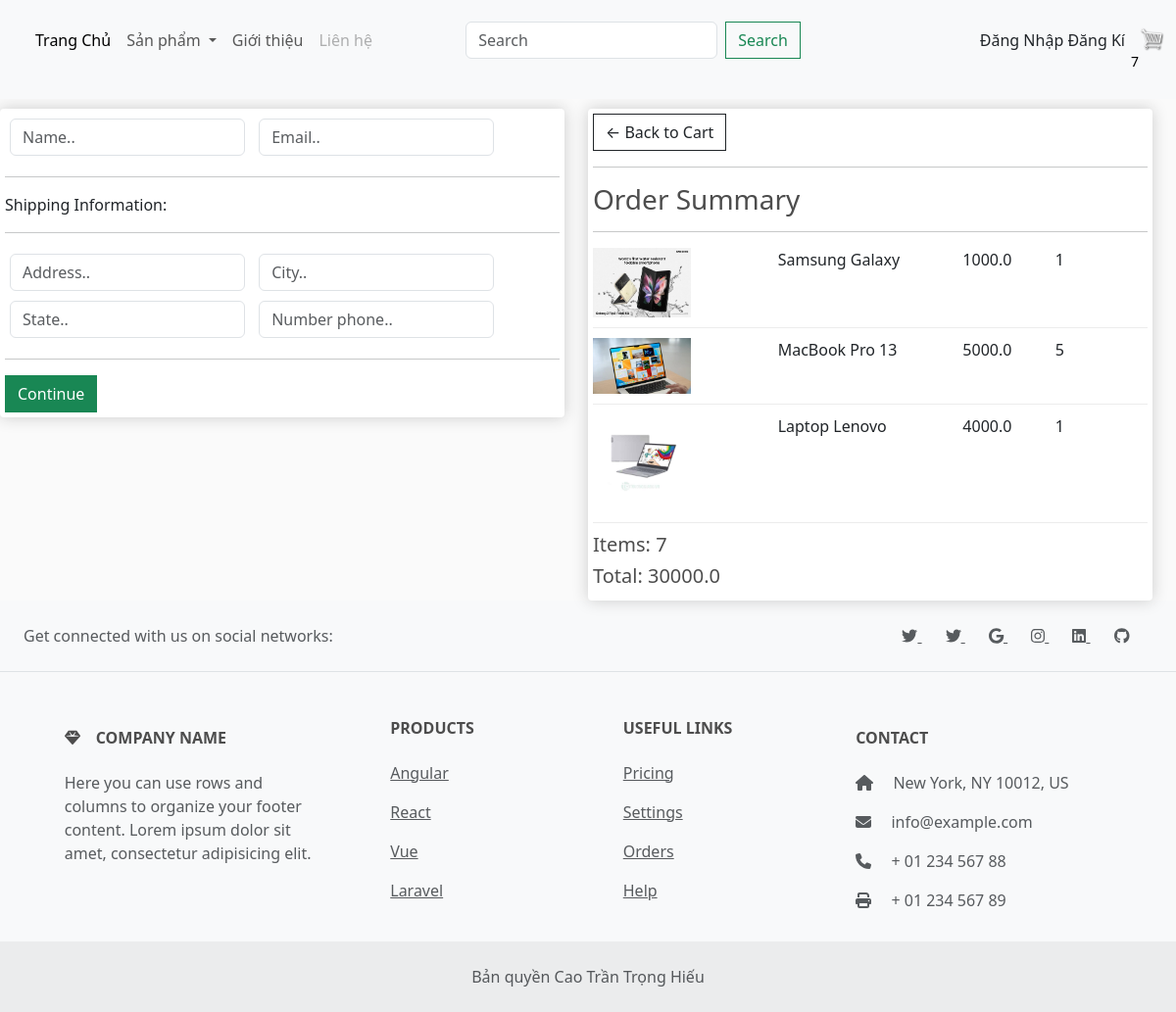
/checkout/ (signed in), run on an earlier commit of the app's database.
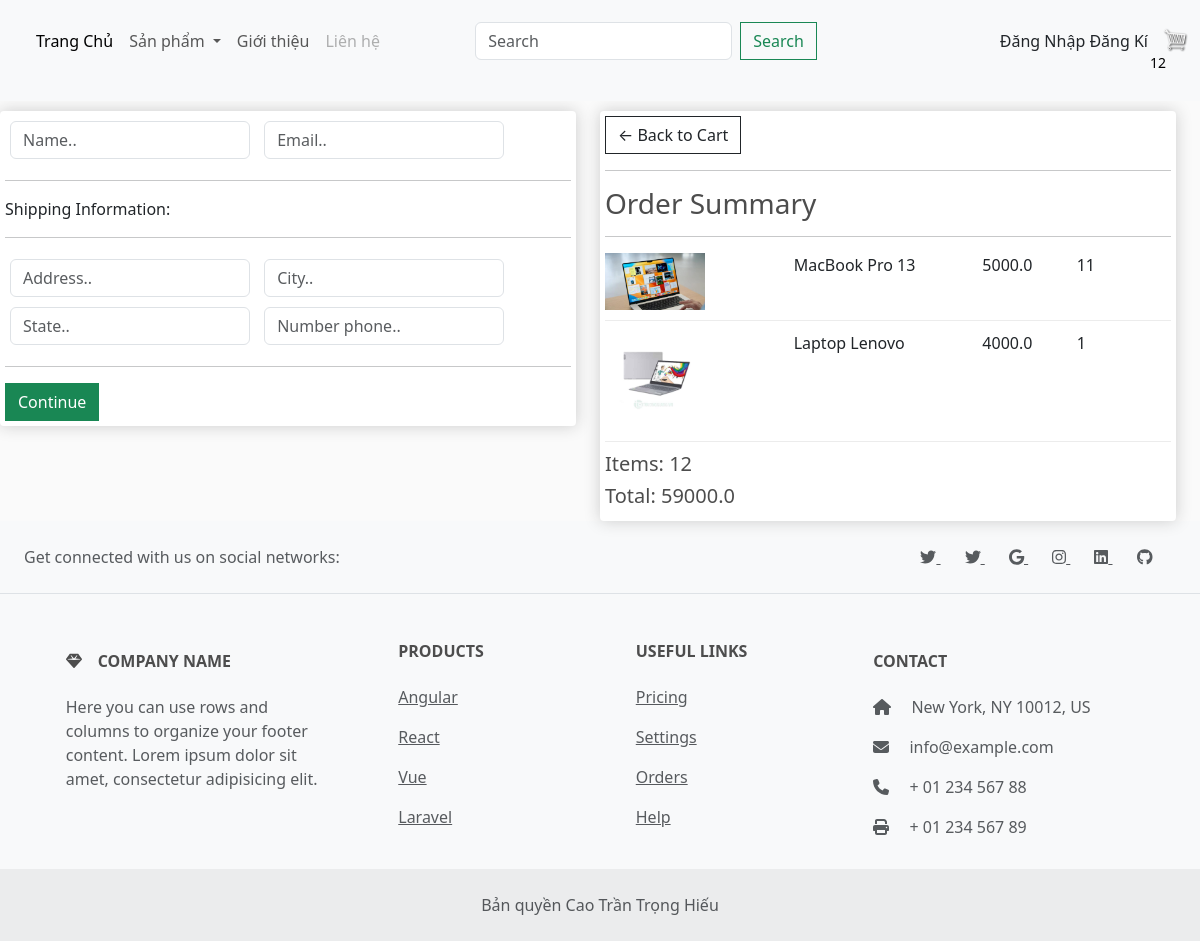
And on a later commit of the database.
### app/models.py (models this page shows, shortened)
class OrderItem(models.Model):
    product = models.ForeignKey(
        Product, on_delete=models.SET_NULL, blank=True, null=True
    )
    order = models.ForeignKey(Order, on_delete=models.SET_NULL, blank=True, null=True)
    quantity = models.IntegerField(default=0, null=True, blank=True)
    date_added = models.DateTimeField(auto_now_add=True)
    @property
    def get_total(self):
        total = self.product.price * self.quantity
        return total

class Product(models.Model):
    name = models.CharField(max_length=200, null=True)
    price = models.FloatField()
    digital = models.BooleanField(default=False, null=True, blank=False)
    image = models.ImageField(null=True, blank=True)
    detail = models.TextField(null=True, blank=True)
    @property
    def ImageURL(self):
        try:
            url = self.image.url
        except:
            url = ""
        return url

class Order(models.Model):
    customer = models.ForeignKey(User, on_delete=models.SET_NULL, blank=True, null=True)
    date_order = models.DateTimeField(auto_now_add=True)
    name = models.CharField(max_length=200, null=True)
    complete = models.BooleanField(default=False, null=True, blank=False)
    transaction_id = models.CharField(max_length=100, null=True)
    @property
    def get_cart_items(self):
        orderitems = self.orderitem_set.all()
        total = sum([item.quantity for item in orderitems])
        return total
    @property
    def get_cart_total(self):
        orderitems = self.orderitem_set.all()
        total = sum([item.get_total for item in orderitems])
        return total

### app/views.py (the view)
# urls.py: path("checkout/", views.checkout, name="checkout"),
def checkout(request):
    if request.user.is_authenticated:
        customer = request.user
        order, created = Order.objects.get_or_create(customer=customer, complete=False)
        items = order.orderitem_set.all()
        cartItems = order.get_cart_items
        user_not_login = "show"
        user_login = "hidden"
    else:
        items = []
        order = {"get_cart_items": 0, "get_cart_total": 0}
        cartItems = order["get_cart_items"]
        user_not_login = "hidden"
        user_login = "show"
    context = {
        "items": items,
        "order": order,
        "cartItems": cartItems,
        "user_not_login": user_not_login,
        "user_login": user_login,
    }
    return render(request, "app/checkout.html", context)

### app/templates/app/checkout.html (shortened to what this page needs)
{% extends 'app/base.html' %}
{% load static %}
{% block content_checkout %}
     <div class="row" style="width: 100%;">
		<div class="col-lg-6">
			<div class="box-element" id="form-wrapper">
				<form id="form">
					<div id="user-info">
						<div class="form-field">
							<input required class="form-control" type="text" name="name" placeholder="Name..">
						</div>
						<div class="form-field">
							<input required class="form-control" type="email" name="email" placeholder="Email..">
						</div>
					</div>
					<div id="shipping-info">
						<hr>
						<p>Shipping Information:</p>
						<hr>
						<div class="form-field">
							<input class="form-control" type="text" name="address" placeholder="Address..">
						</div>
						<div class="form-field">
							<input class="form-control" type="text" name="city" placeholder="City..">
						</div>
						<div class="form-field">
							<input class="form-control" type="text" name="state" placeholder="State..">
						</div>
						<div class="form-field">
							<input class="form-control" type="text" name="zipcode" placeholder="Number phone..">
						</div>
					</div>
					<hr>
					<input id="form-button" class="btn btn-success btn-block" type="submit" value="Continue">
				</form>
			</div>
			<br>
		</div>
		<div class="col-lg-6">
			<div class="box-element">
				<a  class="btn btn-outline-dark" href="{% url 'cart' %}">&#x2190; Back to Cart</a>
				<hr>
				<h3>Order Summary</h3>
				<hr>
				{% for item in items %}
				<div class="cart-row">
					<div style="flex:2"><img class="row-image" src="{{item.product.ImageURL}}"></div>
					<div style="flex:2"><p>{{item.product.name}}</p></div>
					<div style="flex:1"><p>{{item.product.price}}</p></div>
					<div style="flex:1"><p>{{item.quantity}}</p></div>
				</div>
				{% endfor %}
				<h5>Items:   {{order.get_cart_items}}</h5>
				<h5>Total:   {{order.get_cart_total}}</h5>
			</div>
		</div>
	</div>
{% endblock content_checkout %}

What changed in the data, as far as the page shows it:
removed OrderItem: product.ImageURL (picture), product.name "Samsung Galaxy", product.price "1000.0", quantity "1"
changed OrderItem "MacBook Pro 13": quantity "5" → "11"
changed through a linked row, Order: get_cart_items "7" → "12"; get_cart_total "30000.0" → "59000.0"
Also different on the page:
{{ cartItems }}: "7" → "12"
